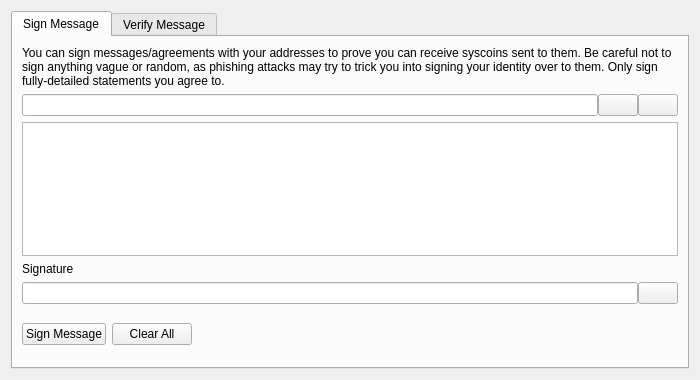
<?xml version="1.0" encoding="UTF-8"?>
<ui version="4.0">
 <class>SignVerifyMessageDialog</class>
 <widget class="QDialog" name="SignVerifyMessageDialog">
  <property name="geometry">
   <rect>
    <x>0</x>
    <y>0</y>
    <width>700</width>
    <height>380</height>
   </rect>
  </property>
  <property name="windowTitle">
   <string>Signatures - Sign / Verify a Message</string>
  </property>
  <property name="modal">
   <bool>true</bool>
  </property>
  <layout class="QVBoxLayout" name="verticalLayout">
   <item>
    <widget class="QTabWidget" name="tabWidget">
     <property name="currentIndex">
      <number>0</number>
     </property>
     <widget class="QWidget" name="tabSignMessage">
      <attribute name="title">
       <string>Sign Message</string>
      </attribute>
      <layout class="QVBoxLayout" name="verticalLayout_SM">
       <item>
        <widget class="QLabel" name="infoLabel_SM">
         <property name="text">
          <string>You can sign messages/agreements with your addresses to prove you can receive syscoins sent to them. Be careful not to sign anything vague or random, as phishing attacks may try to trick you into signing your identity over to them. Only sign fully-detailed statements you agree to.</string>
         </property>
         <property name="textFormat">
          <enum>Qt::PlainText</enum>
         </property>
         <property name="wordWrap">
          <bool>true</bool>
         </property>
        </widget>
       </item>
       <item>
        <layout class="QHBoxLayout" name="horizontalLayout_1_SM">
         <property name="spacing">
          <number>0</number>
         </property>
         <item>
          <widget class="QValidatedLineEdit" name="addressIn_SM">
           <property name="toolTip">
            <string>The Syscoin address to sign the message with</string>
           </property>
          </widget>
         </item>
         <item>
          <widget class="QPushButton" name="addressBookButton_SM">
           <property name="toolTip">
            <string>Choose previously used address</string>
           </property>
           <property name="text">
            <string/>
           </property>
           <property name="shortcut">
            <string>Alt+A</string>
           </property>
           <property name="autoDefault">
            <bool>false</bool>
           </property>
          </widget>
         </item>
         <item>
          <widget class="QPushButton" name="pasteButton_SM">
           <property name="toolTip">
            <string>Paste address from clipboard</string>
           </property>
           <property name="text">
            <string/>
           </property>
           <property name="shortcut">
            <string>Alt+P</string>
           </property>
           <property name="autoDefault">
            <bool>false</bool>
           </property>
          </widget>
         </item>
        </layout>
       </item>
       <item>
        <widget class="QPlainTextEdit" name="messageIn_SM">
         <property name="toolTip">
          <string>Enter the message you want to sign here</string>
         </property>
        </widget>
       </item>
       <item>
        <widget class="QLabel" name="signatureLabel_SM">
         <property name="text">
          <string>Signature</string>
         </property>
         <property name="textFormat">
          <enum>Qt::PlainText</enum>
         </property>
        </widget>
       </item>
       <item>
        <layout class="QHBoxLayout" name="horizontalLayout_2_SM">
         <property name="spacing">
          <number>0</number>
         </property>
         <item>
          <widget class="QLineEdit" name="signatureOut_SM">
           <property name="font">
            <font>
             <italic>true</italic>
            </font>
           </property>
           <property name="readOnly">
            <bool>true</bool>
           </property>
          </widget>
         </item>
         <item>
          <widget class="QPushButton" name="copySignatureButton_SM">
           <property name="toolTip">
            <string>Copy the current signature to the system clipboard</string>
           </property>
           <property name="text">
            <string/>
           </property>
           <property name="autoDefault">
            <bool>false</bool>
           </property>
          </widget>
         </item>
        </layout>
       </item>
       <item>
        <layout class="QHBoxLayout" name="horizontalLayout_3_SM">
         <item>
          <widget class="QPushButton" name="signMessageButton_SM">
           <property name="toolTip">
            <string>Sign the message to prove you own this Syscoin address</string>
           </property>
           <property name="text">
            <string>Sign Message</string>
           </property>
           <property name="autoDefault">
            <bool>false</bool>
           </property>
          </widget>
         </item>
         <item>
          <widget class="QPushButton" name="clearButton_SM">
           <property name="toolTip">
            <string>Reset all sign message fields</string>
           </property>
           <property name="text">
            <string>Clear All</string>
           </property>
           <property name="autoDefault">
            <bool>false</bool>
           </property>
          </widget>
         </item>
         <item>
          <spacer name="horizontalSpacer_1_SM">
           <property name="orientation">
            <enum>Qt::Horizontal</enum>
           </property>
           <property name="sizeHint" stdset="0">
            <size>
             <width>40</width>
             <height>48</height>
            </size>
           </property>
          </spacer>
         </item>
         <item>
          <widget class="QLabel" name="statusLabel_SM">
           <property name="font">
            <font>
             <weight>75</weight>
             <bold>true</bold>
            </font>
           </property>
           <property name="text">
            <string/>
           </property>
           <property name="wordWrap">
            <bool>true</bool>
           </property>
          </widget>
         </item>
         <item>
          <spacer name="horizontalSpacer_2_SM">
           <property name="orientation">
            <enum>Qt::Horizontal</enum>
           </property>
           <property name="sizeHint" stdset="0">
            <size>
             <width>40</width>
             <height>48</height>
            </size>
           </property>
          </spacer>
         </item>
        </layout>
       </item>
      </layout>
     </widget>
     <widget class="QWidget" name="tabVerifyMessage">
      <attribute name="title">
       <string>Verify Message</string>
      </attribute>
      <layout class="QVBoxLayout" name="verticalLayout_VM">
       <item>
        <widget class="QLabel" name="infoLabel_VM">
         <property name="text">
          <string>Enter the receiver's address, message (ensure you copy line breaks, spaces, tabs, etc. exactly) and signature below to verify the message. Be careful not to read more into the signature than what is in the signed message itself, to avoid being tricked by a man-in-the-middle attack. Note that this only proves the signing party receives with the address, it cannot prove sendership of any transaction!</string>
         </property>
         <property name="textFormat">
          <enum>Qt::PlainText</enum>
         </property>
         <property name="alignment">
          <set>Qt::AlignLeading|Qt::AlignLeft|Qt::AlignTop</set>
         </property>
         <property name="wordWrap">
          <bool>true</bool>
         </property>
        </widget>
       </item>
       <item>
        <layout class="QHBoxLayout" name="horizontalLayout_1_VM">
         <property name="spacing">
          <number>0</number>
         </property>
         <item>
          <widget class="QValidatedLineEdit" name="addressIn_VM">
           <property name="toolTip">
            <string>The Syscoin address the message was signed with</string>
           </property>
          </widget>
         </item>
         <item>
          <widget class="QPushButton" name="addressBookButton_VM">
           <property name="toolTip">
            <string>Choose previously used address</string>
           </property>
           <property name="text">
            <string/>
           </property>
           <property name="shortcut">
            <string>Alt+A</string>
           </property>
           <property name="autoDefault">
            <bool>false</bool>
           </property>
          </widget>
         </item>
        </layout>
       </item>
       <item>
        <widget class="QPlainTextEdit" name="messageIn_VM"/>
       </item>
       <item>
        <widget class="QValidatedLineEdit" name="signatureIn_VM"/>
       </item>
       <item>
        <layout class="QHBoxLayout" name="horizontalLayout_2_VM">
         <item>
          <widget class="QPushButton" name="verifyMessageButton_VM">
           <property name="toolTip">
            <string>Verify the message to ensure it was signed with the specified Syscoin address</string>
           </property>
           <property name="text">
            <string>Verify Message</string>
           </property>
           <property name="autoDefault">
            <bool>false</bool>
           </property>
          </widget>
         </item>
         <item>
          <widget class="QPushButton" name="clearButton_VM">
           <property name="toolTip">
            <string>Reset all verify message fields</string>
           </property>
           <property name="text">
            <string>Clear All</string>
           </property>
           <property name="autoDefault">
            <bool>false</bool>
           </property>
          </widget>
         </item>
         <item>
          <spacer name="horizontalSpacer_1_VM">
           <property name="orientation">
            <enum>Qt::Horizontal</enum>
           </property>
           <property name="sizeHint" stdset="0">
            <size>
             <width>40</width>
             <height>48</height>
            </size>
           </property>
          </spacer>
         </item>
         <item>
          <widget class="QLabel" name="statusLabel_VM">
           <property name="font">
            <font>
             <weight>75</weight>
             <bold>true</bold>
            </font>
           </property>
           <property name="text">
            <string/>
           </property>
           <property name="wordWrap">
            <bool>true</bool>
           </property>
          </widget>
         </item>
         <item>
          <spacer name="horizontalSpacer_2_VM">
           <property name="orientation">
            <enum>Qt::Horizontal</enum>
           </property>
           <property name="sizeHint" stdset="0">
            <size>
             <width>40</width>
             <height>48</height>
            </size>
           </property>
          </spacer>
         </item>
        </layout>
       </item>
      </layout>
     </widget>
    </widget>
   </item>
  </layout>
 </widget>
 <customwidgets>
  <customwidget>
   <class>QValidatedLineEdit</class>
   <extends>QLineEdit</extends>
   <header>qvalidatedlineedit.h</header>
  </customwidget>
 </customwidgets>
 <resources>
  <include location="../syscoin.qrc"/>
 </resources>
 <connections/>
</ui>
